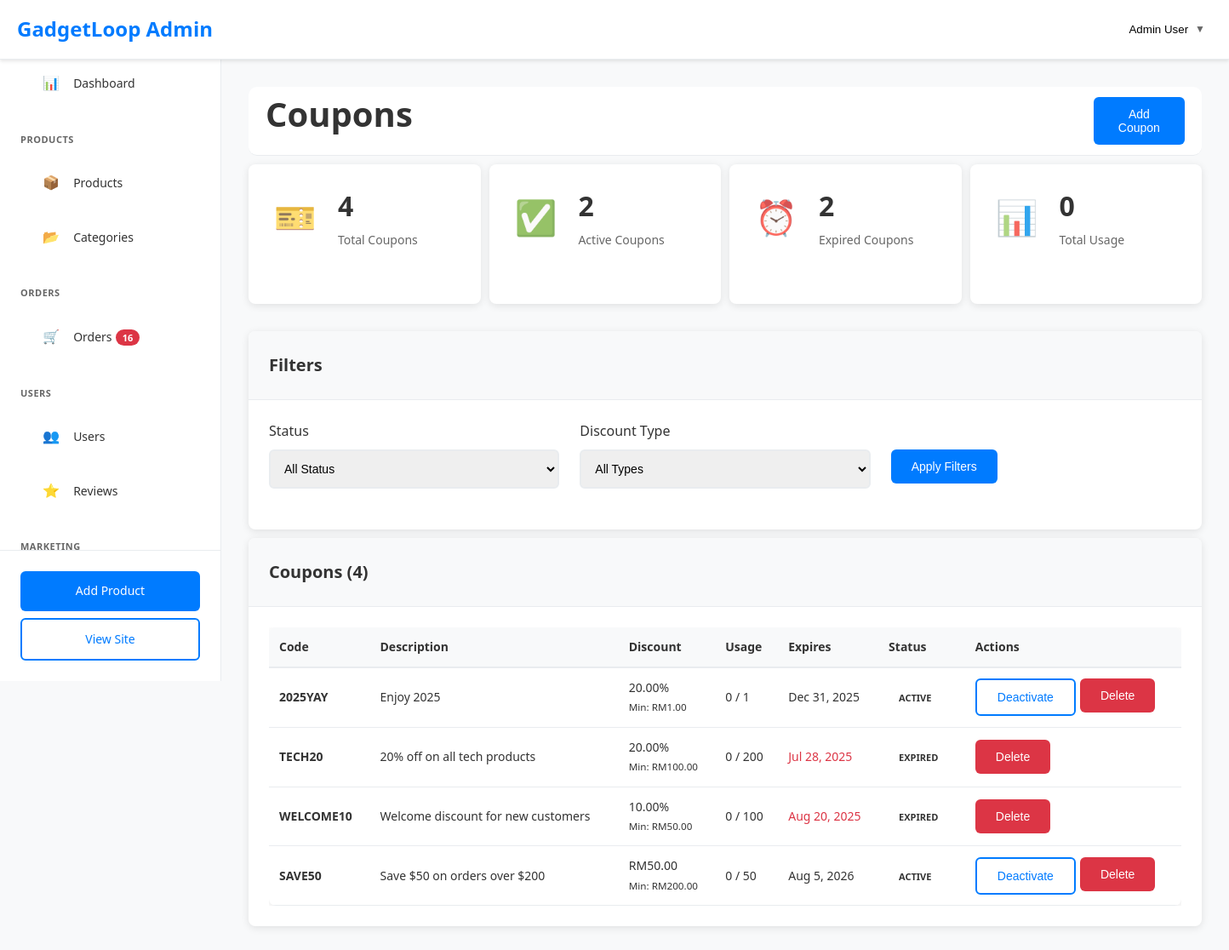
Page /admin/coupons.php (signed in) on the committed database.
### tables this page shows
CREATE TABLE `coupons` (
  `id` int(11) NOT NULL AUTO_INCREMENT,
  `code` varchar(50) NOT NULL,
  `description` varchar(200) DEFAULT NULL,
  `discount_type` enum('percentage','fixed') NOT NULL,
  `discount_value` decimal(10,2) NOT NULL,
  `minimum_amount` decimal(10,2) DEFAULT 0.00,
  `maximum_discount` decimal(10,2) DEFAULT NULL,
  `usage_limit` int(11) DEFAULT NULL,
  `used_count` int(11) DEFAULT 0,
  `is_active` tinyint(1) DEFAULT 1,
  `starts_at` datetime DEFAULT NULL,
  `expires_at` datetime DEFAULT NULL,
  `created_at` timestamp NOT NULL DEFAULT current_timestamp(),
  PRIMARY KEY (`id`),
  UNIQUE KEY `code` (`code`)
);

### admin/coupons.php (the view, shortened to what this page needs)
<?php
require_once '../includes/functions.php';
$where_conditions = ['c.id IS NOT NULL'];
$params = [];
$where_clause = implode(' AND ', $where_conditions);
$stmt = $pdo->prepare("
    SELECT c.*,
    COUNT(cu.id) as total_usage,
    SUM(cu.discount_amount) as total_discount_given
    FROM coupons c
    LEFT JOIN coupon_usage cu ON c.id = cu.coupon_id
    WHERE $where_clause
    GROUP BY c.id
    ORDER BY c.created_at DESC
");
$stmt->execute($params);
$coupons = $stmt->fetchAll();
$stmt = $pdo->prepare("
    SELECT
        COUNT(*) as total_coupons,
        SUM(CASE WHEN is_active = 1 AND (expires_at IS NULL OR expires_at > NOW()) THEN 1 ELSE 0 END) as active_coupons,
        SUM(CASE WHEN expires_at IS NOT NULL AND expires_at <= NOW() THEN 1 ELSE 0 END) as expired_coupons,
        SUM(used_count) as total_usage
    FROM coupons
");
$stmt->execute();
$stats = $stmt->fetch();
?>
<!DOCTYPE html>
<html lang="en">
<head>
    <link rel="stylesheet" href="../css/style.css">
    <link rel="stylesheet" href="../css/admin.css">
</head>
<body data-page="admin">
    <?php include 'includes/admin-header.php'; ?>
    <div class="admin-layout">
        <?php include 'includes/admin-sidebar.php'; ?>
        <main class="admin-content">
            <div class="admin-page-header">
                <h1>Coupons</h1>
                <div class="admin-actions">
                    <button class="btn btn-primary" onclick="showAddCouponModal()">Add Coupon</button>
                </div>
            </div>
            <div class="stats-grid">
                <div class="stat-card">
                    <div class="stat-icon">🎫</div>
                    <div class="stat-info">
                        <h3><?php echo number_format($stats['total_coupons']); ?></h3>
                        <p>Total Coupons</p>
                    </div>
                </div>
                <div class="stat-card">
                    <div class="stat-icon">✅</div>
                    <div class="stat-info">
                        <h3><?php echo number_format($stats['active_coupons']); ?></h3>
                        <p>Active Coupons</p>
                    </div>
                </div>
                <div class="stat-card">
                    <div class="stat-icon">⏰</div>
                    <div class="stat-info">
                        <h3><?php echo number_format($stats['expired_coupons']); ?></h3>
                        <p>Expired Coupons</p>
                    </div>
                </div>
                <div class="stat-card">
                    <div class="stat-icon">📊</div>
                    <div class="stat-info">
                        <h3><?php echo number_format($stats['total_usage']); ?></h3>
                        <p>Total Usage</p>
                    </div>
                </div>
            </div>
            <div class="dashboard-card">
                <div class="card-header">
                    <h3>Filters</h3>
                </div>
                <div class="card-body">
                    <form method="GET" class="filter-form">
                        <div class="form-grid">
                            <div class="form-group">
                                <label for="status">Status</label>
                                <select id="status" name="status" class="form-control">
                                    <option value="">All Status</option>
                                </select>
                            </div>
                            <div class="form-group">
                                <label for="type">Discount Type</label>
                                <select id="type" name="type" class="form-control">
                                    <option value="">All Types</option>
                                </select>
                            </div>
                            <div class="form-group">
                                <label>&nbsp;</label>
                                <button type="submit" class="btn btn-primary">Apply Filters</button>
                            </div>
                        </div>
                    </form>
                </div>
            </div>
            <div class="dashboard-card">
                <div class="card-header">
                    <h3>Coupons (<?php echo count($coupons); ?>)</h3>
                </div>
                <div class="card-body">
                    <div class="table-responsive">
                        <table class="table">
                            <thead>
                                <tr>
                                    <th>Code</th>
                                    <th>Description</th>
                                    <th>Discount</th>
                                    <th>Usage</th>
                                    <th>Expires</th>
                                    <th>Status</th>
                                    <th>Actions</th>
                                </tr>
                            </thead>
                            <tbody>
                                <?php foreach ($coupons as $coupon): ?>
                                <tr>
                                    <td><strong><?php echo htmlspecialchars($coupon['code']); ?></strong></td>
                                    <td><?php echo htmlspecialchars($coupon['description']); ?></td>
                                    <td>
                                        <?php if ($coupon['discount_type'] === 'percentage'): ?>
                                            <?php echo $coupon['discount_value']; ?>%
                                        <?php else: ?>
                                            RM<?php echo number_format($coupon['discount_value'], 2); ?>
                                        <?php endif; ?>
                                        <?php if ($coupon['minimum_amount'] > 0): ?>
                                            <br><small>Min: RM<?php echo number_format($coupon['minimum_amount'], 2); ?></small>
                                        <?php endif; ?>
                                    </td>
                                    <td>
                                        <?php echo $coupon['total_usage'] ?: 0; ?>
                                        <?php if ($coupon['usage_limit']): ?>
                                            / <?php echo $coupon['usage_limit']; ?>
                                        <?php endif; ?>
                                    </td>
                                    <td>
                                        <?php if ($coupon['expires_at']): ?>
                                            <?php
                                            $expires = strtotime($coupon['expires_at']);
                                            $is_expired = $expires <= time();
                                            ?>
                                            <span style="color: <?php echo $is_expired ? '#dc3545' : '#333'; ?>">
                                                <?php echo date('M j, Y', $expires); ?>
                                            </span>
                                        <?php else: ?>
                                            Never
                                        <?php endif; ?>
                                    </td>
                                    <td>
                                        <?php
                                        $is_active = $coupon['is_active'] && (!$coupon['expires_at'] || strtotime($coupon['expires_at']) > time());
                                        $is_expired = $coupon['expires_at'] && strtotime($coupon['expires_at']) <= time();
                                        ?>
                                        <span class="status-badge status-<?php echo $is_expired ? 'expired' : ($is_active ? 'active' : 'inactive'); ?>">
                                            <?php echo $is_expired ? 'Expired' : ($is_active ? 'Active' : 'Inactive'); ?>
                                        </span>
                                    </td>
                                    <td>
                                        <div style="display: flex; gap: 5px;">
                                            <?php if (!$is_expired): ?>
                                                <form method="POST" style="display: inline;">
                                                    <button type="submit" name="toggle_status" class="btn btn-outline btn-sm">
                                                        <?php echo $coupon['is_active'] ? 'Deactivate' : 'Activate'; ?>
                                                    </button>
                                                </form>
                                            <?php endif; ?>
                                            <form method="POST" style="display: inline;" onsubmit="return confirm('Are you sure?')">
                                                <button type="submit" name="delete_coupon" class="btn btn-danger btn-sm">Delete</button>
                                            </form>
                                        </div>
                                    </td>
                                </tr>
                                <?php endforeach; ?>
                            </tbody>
                        </table>
                    </div>
                </div>
            </div>
        </main>
    </div>
</body>
</html>

### css/style.css (style rules this page uses)
* { margin: 0; padding: 0; box-sizing: border-box; }
body { font-family: 'Segoe UI', Tahoma, Geneva, Verdana, sans-serif; line-height: 1.6; color: #333; background-color: #f8f9fa; }
h1, h2, h3, h4, h5, h6 { margin-bottom: 1rem; font-weight: 600; }
h1 { font-size: 2.5rem; }
h3 { font-size: 1.5rem; }
p { margin-bottom: 1rem; }
.btn { display: inline-block; padding: 12px 24px; border: none; border-radius: 6px; text-decoration: none; font-size: 14px; font-weight: 500; cursor: pointer; transition: all 0.3s ease; text-align: center; }
.btn-primary, .btn-primary:visited, .btn-primary:focus, .btn-primary:active { background-color: #007bff; color: white; }
.btn-outline { background-color: transparent; color: #007bff; border: 2px solid #007bff; }
.btn-danger { background-color: #dc3545; color: white; }
.form-group { margin-bottom: 1.5rem; }
.form-group label { display: block; margin-bottom: 0.5rem; font-weight: 500; color: #333; }
.form-control { width: 100%; padding: 12px; border: 2px solid #e9ecef; border-radius: 6px; font-size: 14px; transition: border-color 0.3s ease; }
.card-header { padding: 1.5rem; border-bottom: 1px solid #e9ecef; background-color: #f8f9fa; }
.card-body { padding: 1.5rem; }
.table { width: 100%; border-collapse: collapse; background-color: white; border-radius: 8px; overflow: hidden; box-shadow: 0 2px 10px rgba(0,0,0,0.1); }
.table th, .table td { padding: 12px; text-align: left; border-bottom: 1px solid #e9ecef; }
.table th { background-color: #f8f9fa; font-weight: 600; color: #333; }

### css/admin.css (style rules this page uses)
.admin-layout { display: flex; min-height: 100vh; background-color: #f8f9fa; margin-top: 70px; flex-direction: row; }
.admin-page-header { background: white; display: flex; justify-content: space-between; align-items: center; padding-left: 20px; border-bottom: 1px solid #e9ecef; border-radius: 10px; }
.admin-content { padding-top: 80px; }
.admin-content { width: 100%; margin-left: 260px; padding-top: 90px; box-sizing: border-box; padding: 2rem; }
.admin-actions { display: flex; padding-right: 20px; padding-left: 800px; gap: 1rem; }
.stats-grid { margin-top: 10px; display: grid; grid-template-columns: repeat(auto-fit, minmax(250px, 1fr)); gap: 10px; margin-bottom: 2rem; }
.stat-card { background: white; border-radius: 8px; padding: 10px 50px 50px 10px; box-shadow: 0 2px 10px rgba(0, 0, 0, 0.1); display: flex; align-items: center; gap:5px; transition: transform 0.3s ease; }
.stat-icon { padding:20px; font-size: 2.5rem; opacity: 0.8; }
.stat-info h3 { margin: 0 0 0.25rem 0; font-size: 2rem; color: #333; }
.stat-info p { margin: 0; color: #666; font-size: 14px; }
.dashboard-card { margin-top: 10px; background: white; border-radius: 8px; box-shadow: 0 2px 10px rgba(0, 0, 0, 0.1); overflow: hidden; }
.card-header { display: flex; justify-content: space-between; align-items: center; padding: 1.5rem; border-bottom: 1px solid #e9ecef; background: #f8f9fa; }
.card-header h3 { margin: 0; font-size: 1.25rem; color: #333; }
.card-body { padding: 1.5rem; }
.status-badge { padding: 0.25rem 0.75rem; border-radius: 12px; font-size: 11px; font-weight: 600; text-transform: uppercase; }
.table-responsive { overflow-x: auto; }
.table { width: 100%; margin-bottom: 0; }
.table th, .table td { padding: 0.75rem; vertical-align: middle; border-bottom: 1px solid #e9ecef; font-size: 14px; }
.table th { background: #f8f9fa; font-weight: 600; color: #333; border-bottom: 2px solid #e9ecef; }
.form-grid { display: grid; grid-template-columns: repeat(auto-fit, minmax(300px, 1fr)); gap: 1.5rem; }

### rows in the picture
coupons: code "2025YAY", description "Enjoy 2025", discount_value "20.00", minimum_amount "1.00", total_usage "0", usage_limit "1", expires_at "Dec 31, 2025", is_active "ACTIVE"
coupons: code "TECH20", description "20% off on all tech products", discount_value "20.00", minimum_amount "100.00", total_usage "0", usage_limit "200", expires_at "Jul 28, 2025", shows "EXPIRED"
coupons: code "WELCOME10", description "Welcome discount for new customers", discount_value "10.00", minimum_amount "50.00", total_usage "0", usage_limit "100", expires_at "Aug 20, 2025", shows "EXPIRED"
coupons: code "SAVE50", description "Save $50 on orders over $200", discount_value "50.00", minimum_amount "200.00", total_usage "0", usage_limit "50", expires_at "Aug 5, 2026", is_active "ACTIVE"

### other values in the picture
$_SESSION['user_name'] "Admin User"
$order_count "16"
$stats['total_coupons'] "4"
$stats['active_coupons'] "2"
$stats['expired_coupons'] "2"
$stats['total_usage'] "0"
count($coupons) "4"
